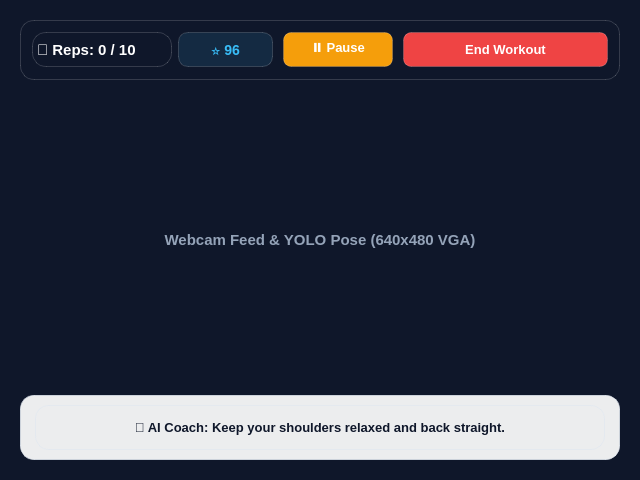
<?xml version="1.0" encoding="UTF-8"?>
<ui version="4.0">
 <class>WorkoutWindow</class>
 <widget class="QMainWindow" name="WorkoutWindow">
  <property name="geometry">
   <rect>
    <x>0</x>
    <y>0</y>
    <width>640</width>
    <height>480</height>
   </rect>
  </property>
  <property name="windowTitle">
   <string>AI Live Pose Coaching - VGA (640x480)</string>
  </property>
  <widget class="QWidget" name="centralwidget">
   <widget class="QLabel" name="videoLabel">
    <property name="geometry">
     <rect>
      <x>0</x>
      <y>0</y>
      <width>640</width>
      <height>480</height>
     </rect>
    </property>
    <property name="styleSheet">
     <string>background-color: #0F172A; color: #94A3B8; font-size: 15px; font-weight: bold;</string>
    </property>
    <property name="text">
     <string>Webcam Feed &amp; YOLO Pose (640x480 VGA)</string>
    </property>
    <property name="alignment">
     <set>Qt::AlignCenter</set>
    </property>
   </widget>
   <widget class="QFrame" name="topOverlayFrame">
    <property name="geometry">
     <rect>
      <x>20</x>
      <y>20</y>
      <width>600</width>
      <height>60</height>
     </rect>
    </property>
    <property name="styleSheet">
     <string>background-color: rgba(15, 23, 42, 190); border-radius: 14px; border: 1px solid rgba(255, 255, 255, 40);</string>
    </property>
    <widget class="QLabel" name="counterLabel">
     <property name="geometry">
      <rect>
       <x>12</x>
       <y>12</y>
       <width>140</width>
       <height>35</height>
      </rect>
     </property>
     <property name="styleSheet">
      <string>font-size: 15px; font-weight: 800; color: #FFFFFF; background-color: transparent;</string>
     </property>
     <property name="text">
      <string>🔥 Reps: 0 / 10</string>
     </property>
    </widget>
    <widget class="QLabel" name="liveScoreLabel">
     <property name="geometry">
      <rect>
       <x>158</x>
       <y>12</y>
       <width>95</width>
       <height>35</height>
      </rect>
     </property>
     <property name="styleSheet">
      <string>font-size: 14px; font-weight: 800; color: #38BDF8; background-color: rgba(56, 189, 248, 30); border-radius: 10px;</string>
     </property>
     <property name="text">
      <string>⭐ 96</string>
     </property>
     <property name="alignment">
      <set>Qt::AlignCenter</set>
     </property>
    </widget>
    <widget class="QPushButton" name="pauseResumeButton">
     <property name="geometry">
      <rect>
       <x>263</x>
       <y>12</y>
       <width>110</width>
       <height>35</height>
      </rect>
     </property>
     <property name="styleSheet">
      <string>background-color: #F59E0B; color: white; font-size: 13px; font-weight: 700; border-radius: 8px;</string>
     </property>
     <property name="text">
      <string>⏸ Pause</string>
     </property>
    </widget>
    <widget class="QPushButton" name="endWorkoutButton">
     <property name="geometry">
      <rect>
       <x>383</x>
       <y>12</y>
       <width>205</width>
       <height>35</height>
      </rect>
     </property>
     <property name="styleSheet">
      <string>background-color: #EF4444; color: white; font-size: 13px; font-weight: 700; border-radius: 8px;</string>
     </property>
     <property name="text">
      <string>End Workout</string>
     </property>
    </widget>
   </widget>
   <widget class="QFrame" name="bottomOverlayFrame">
    <property name="geometry">
     <rect>
      <x>20</x>
      <y>395</y>
      <width>600</width>
      <height>65</height>
     </rect>
    </property>
    <property name="styleSheet">
     <string>background-color: rgba(255, 255, 255, 235); border-radius: 14px; border: 1px solid rgba(226, 232, 240, 200);</string>
    </property>
    <widget class="QLabel" name="feedbackLabel">
     <property name="geometry">
      <rect>
       <x>15</x>
       <y>10</y>
       <width>570</width>
       <height>45</height>
      </rect>
     </property>
     <property name="styleSheet">
      <string>font-size: 13px; font-weight: 700; color: #0F172A; background-color: transparent;</string>
     </property>
     <property name="text">
      <string>💡 AI Coach: Keep your shoulders relaxed and back straight.</string>
     </property>
     <property name="alignment">
      <set>Qt::AlignCenter</set>
     </property>
     <property name="wordWrap">
      <bool>true</bool>
     </property>
    </widget>
   </widget>
  </widget>
 </widget>
 <resources/>
 <connections/>
</ui>
